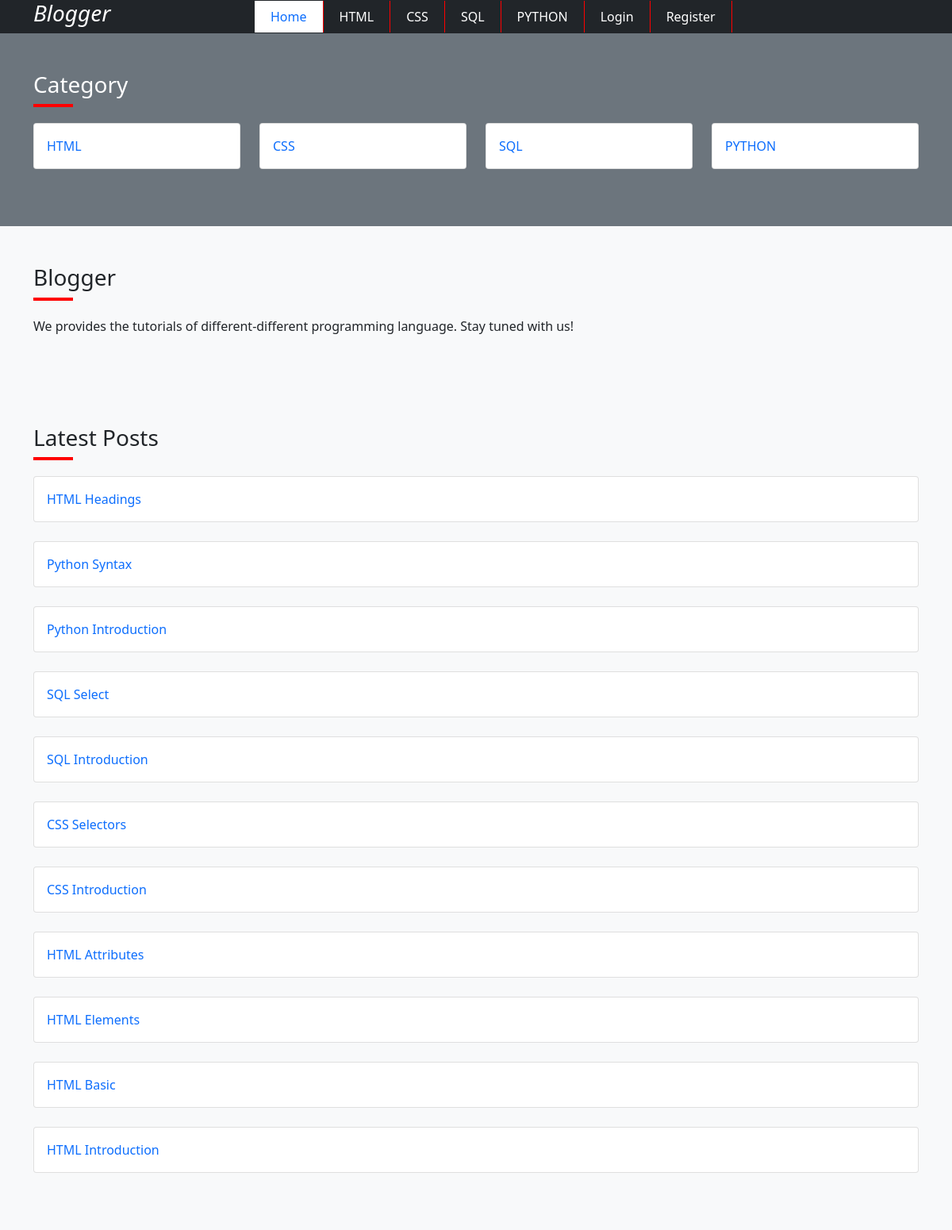
The page / on the database its author committed.
### tables this page shows
CREATE TABLE `categories` (
  `id` int NOT NULL,
  `name` varchar(256) NOT NULL,
  `slug` varchar(256) NOT NULL,
  `description` text,
  `navbar_status` tinyint(1) DEFAULT '0',
  `status` tinyint(1) NOT NULL DEFAULT '0',
  `created_at` timestamp NOT NULL DEFAULT CURRENT_TIMESTAMP
);

CREATE TABLE `posts` (
  `id` int NOT NULL,
  `category_id` int NOT NULL,
  `name` varchar(255) NOT NULL,
  `slug` varchar(255) NOT NULL,
  `description` text,
  `image` varchar(255) DEFAULT NULL,
  `status` tinyint(1) DEFAULT '0',
  `created_at` timestamp NULL DEFAULT CURRENT_TIMESTAMP
);

### index.php (the view)
<?php
include('includes/header.php');
include('includes/navbar.php');
?>
<div class="py-5 bg-secondary">
    <div class="container">
        <div class="row">
            <div class="col-md-12">
                <h3 class='text-white'>Category</h3>
                <div class="underline"></div>
            </div>
            <?php
        $homeCategory="SELECT * FROM categories WHERE navbar_status='0' AND status='0' ";
        $homeCategory_run = mysqli_query($con,$homeCategory);
        if(mysqli_num_rows($homeCategory_run) > 0)
        {
        foreach($homeCategory_run as $homeCateItem)
        {
            ?>
            <div class="col-md-3 mb-4">
            <a class="text-decoration-none" href="category.php?title=<?= $homeCateItem['slug']; ?>">
            <div class="card card-body">
            <?=$homeCateItem["name"]; ?>
            </div>
            </a>
        </div>
            <?php
        }
      }
        ?>
        </div>
    </div>
</div>
<div class="py-5 bg-light">
    <div class="container">
        <div class="row">
            <div class="col-md-9">
                <h3 class='text-dark'>Blogger</h3>
                <div class="underline"></div>
                <p>
                    We provides the tutorials of different-different programming language. Stay tuned with us!
                </p>
            </div>
    </div>
    </div>
    </div>
    <div class="py-5 bg-light">
    <div class="container">
        <div class="row">
            <div class="col-md-12">
                <h3 class='text-dark'>Latest Posts</h3>
                <div class="underline"></div>
                <?php
        $homePosts="SELECT * FROM posts WHERE status='0' ORDER BY id DESC LIMIT 12";
        $homePosts_run = mysqli_query($con,$homePosts);
        if(mysqli_num_rows($homePosts_run) > 0)
        {
        foreach($homePosts_run as $homePostItem)
        {
            ?>
            <div class="mb-4">
            <a class="text-decoration-none" href="post.php?title=<?= $homePostItem['name']; ?>">
            <div class="card card-body">
            <?=$homePostItem["name"]; ?>
            </div>
            </a>
        </div>
            <?php
        }
      }
        ?>
            </div>
    </div>
</div>
<?php
include('includes/footer.php');
?>

### includes/navbar.php (shortened to what this page needs)
<nav class="navbar navbar-expand-lg sticky-top bg-dark text-white">
    <?php $page=substr($_SERVER['SCRIPT_NAME'],strrpos($_SERVER['SCRIPT_NAME'],"/")+1); ?>
  <div class="container">
    <div class="collapse navbar-collapse" id="navbarSupportedContent">
    <div class="col-md-3">
              <h3><i>Blogger</i></h3>
           </div>
      <ul class="navbar-nav me-auto mb-2 mb-lg-0 ">
        <li class="nav-item">
          <a class="nav-link text-white<?= $page == 'index.php'? 'text-dark bg-white':'' ?>" href="index.php">Home</a>
        </li>
        <?php
        $navbar_category="SELECT * FROM categories WHERE navbar_status='0' AND status='0' ";
        $navbar_category_run = mysqli_query($con,$navbar_category);
        if(mysqli_num_rows($navbar_category_run) > 0)
        {
        foreach($navbar_category_run as $navItems)
        {
            ?>
            <li class="nav-item">
            <a class="nav-link text-white" href="category.php?title=<?= $navItems['slug']; ?>"><?=$navItems["name"]; ?> </a>
            </li>
            <?php
        }
      }
        ?>
        <?php if(isset($_SESSION['auth_user'])) :?>
        <li class="nav-item dropdown">
          <a class="nav-link dropdown-toggle" href="#" id="navbarDropdown" role="button" data-bs-toggle="dropdown" >
           <?= $_SESSION['auth_user']['user_name'];?>
          </a>
          <ul class="dropdown-menu" aria-labelledby="navbarDropdown">
            <form action="allcode.php" method="POST">
                  <button type="submit" class="dropdown-item" name="logout_btn">Logout</button>
            </form>
          </ul>
        </li>
        <?php else : ?>
        <li class="nav-item">
          <a class="nav-link text-white<?= $page == 'login.php'? 'text-dark bg-white':'' ?>" href="login.php">Login</a>
        </li>
        <li class="nav-item">
          <a class="nav-link text-white<?= $page == 'register.php'? 'text-dark bg-white':'' ?>" href="register.php">Register</a>
        </li>
        <?php endif; ?>
      </ul>
    </div>
  </div>
</nav>

### assets/css/custom.css (style rules this page uses)
.navbar { padding:0px; }
.nav-link { border-right: 1px solid red; padding:8px 20px !important; }
.underline { height: 4px; width: 50px; background-color: red; margin-bottom: 20px; }

### rows shown on the page
categories: name "HTML"
categories: name "CSS"
categories: name "SQL"
categories: name "PYTHON"
posts: name "HTML Headings"
posts: name "Python Syntax"
posts: name "Python Introduction"
posts: name "SQL Select"
posts: name "SQL Introduction"
posts: name "CSS Selectors"
posts: name "CSS Introduction"
posts: name "HTML Attributes"
posts: name "HTML Elements"
posts: name "HTML Basic"
posts: name "HTML Introduction"
